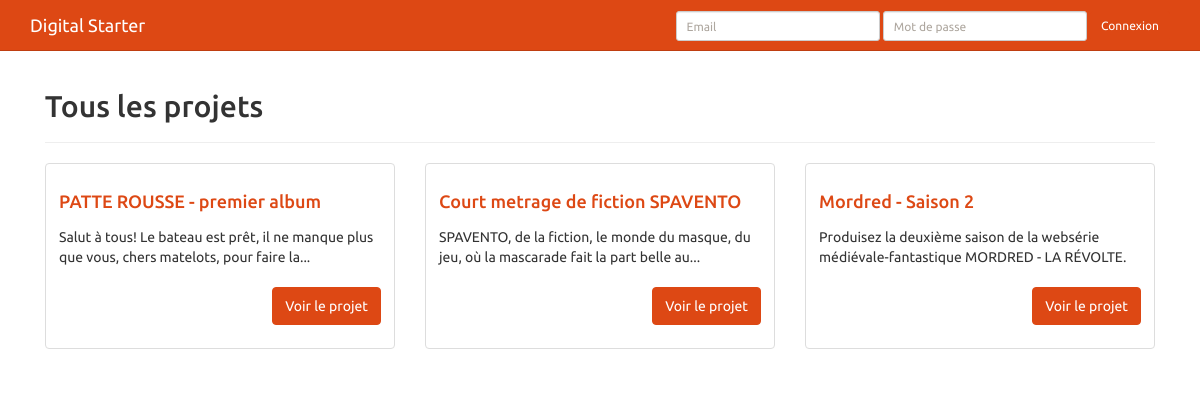
The page / on the database its author committed.
### tables this page shows
CREATE TABLE `projets` (
  `id` int(11) NOT NULL AUTO_INCREMENT,
  `nom` varchar(100) NOT NULL,
  `description` text NOT NULL,
  `date_debut` datetime NOT NULL,
  `date_fin` datetime NOT NULL,
  `objectif` int(11) NOT NULL,
  `id_type_projet` int(11) NOT NULL,
  `id_utilisateur` int(11) NOT NULL,
  PRIMARY KEY (`id`),
  KEY `FK_type_projet` (`id_type_projet`),
  KEY `FK_utilisateur` (`id_utilisateur`),
  CONSTRAINT `FK_type_projet` FOREIGN KEY (`id_type_projet`) REFERENCES `type_projets` (`id`) ON DELETE NO ACTION ON UPDATE NO ACTION,
  CONSTRAINT `FK_utilisateur` FOREIGN KEY (`id_utilisateur`) REFERENCES `utilisateurs` (`id`) ON DELETE NO ACTION ON UPDATE NO ACTION
);

### bootstrap.php (called while the page is built, shortened)
<?php
function loadClass($class, $dirName = 'classes') {
    $dir = opendir($dirName);
    while($file = readdir($dir)) {
        if($file == '.' || $file == '..') continue;
    }
}

### classes/DbConnexion.php (called while the page is built)
<?php
class DbConnexion {
    private static $connexion;
    public static $host;
    public static $dbname;
    public static $user;
    public static $pass;
    private static $options = array(
        PDO::MYSQL_ATTR_INIT_COMMAND => 'SET NAMES utf8'
    );
    public static function getConnexion() {
        if(!isset(self::$connexion)) {
            try {
                self::$connexion = new PDO(
                    'mysql:host=' . self::$host . ';dbname=' . self::$dbname,
                    self::$user,
                    self::$pass,
                    self::$options);
            } catch(Exception $e) {
                die('Connexion à la base de données impossible.');
            }
        }
        return self::$connexion;
    }
}

### classes/managers/Manager.php (called while the page is built, shortened)
<?php
abstract class Manager extends DbConnexion {
    protected $table;
    public function find($req = array()) {
        $sql = 'SELECT ';
        if(isset($req['fields'])) {
            if(is_array($req['fields'])) {
                $sql .= implode(', ', $req['fields']);
            } else {
                $sql .= $req['fields'];
            }
        } else {
            $sql .= '*';
        }
        $sql .= ' FROM '.$this->table.' ';
        $r = self::getConnexion()->query($sql);
        $dbObjects = $r->fetchAll(PDO::FETCH_ASSOC);
        return $this->dbo_to_entities($dbObjects);
    }
    protected function dbo_to_entities($db_objects) {
        $entities = array();
        foreach($db_objects as $dbo) {
            $entities[] = new $this->entity($dbo);
        }
        return $entities;
    }
}

### classes/entities/Entity.php (called while the page is built, shortened)
<?php
abstract class Entity {
    public function __get($attribute) {
        return $this->$attribute;
	}
    protected function hydrate($params = array()) {
        foreach($params as $k => $v) {
            $method = 'set' . ucfirst($k);
        }
	}
}

### classes/Tools.php (called while the page is built, shortened)
<?php
class Tools {
    public static function trimWords($phrase, $max_words) {
        $phrase_array = explode(' ',$phrase);
        if(count($phrase_array) > $max_words && $max_words > 0)
            $phrase = implode(' ',array_slice($phrase_array, 0, $max_words)).'...';
        return $phrase;
    }
}

### index.php (the view)
<?php
require_once('bootstrap.php');
$projetManager = new ProjetManager();
$projets = $projetManager->find();
require_once('template/header.php');
?>
    <div class="col-lg-12 project-list">
        <div class="page-header">
            <h2>Tous les projets</h2>
        </div>
        <div class="row">
            <?php
                foreach ($projets as $p) {
                    echo    '<div class="col-lg-4 projet">' .
                                '<div class="thumbnail">' .
                                    '<div class="caption">' .
                                        '<h4>' .
                                            '<a href="projet.php?id=' . $p->id . '">' . $p->nom . '</a>' .
                                        '</h4>' .
                                        '<p class="description">' .
                                            Tools::trimWords($p->description, 18) .
                                        '</p>' .
                                        '<p class="clearfix">' .
                                            '<a href="projet.php?id=' . $p->id . '" class="btn btn-primary" role="button" title="' . $p->nom . '">Voir le projet</a>' .
                                        '</p>' .
                                    '</div>' .
                                '</div>' .
                            '</div>';
                }
            ?>
        </div>
    </div>
<?php
require_once('template/footer.php');

### assets/css/style.css (style rules this page uses)
body { padding-top: 50px; }
div.projet h4 { margin: 15px 0px; }
div.projet p a { float: right; }
div.projet p.description { margin: 0px 0px 20px 0px; }

### rows shown on the page
projets: nom "PATTE ROUSSE - premier album", description "Salut à tous! Le bateau est prêt, il ne manque plus que vous, chers matelots, pour faire la..."
projets: nom "Court metrage de fiction SPAVENTO", description "SPAVENTO, de la fiction, le monde du masque, du jeu, où la mascarade fait la part belle au..."
projets: nom "Mordred - Saison 2", description "Produisez la deuxième saison de la websérie médiévale-fantastique MORDRED - LA RÉVOLTE."
